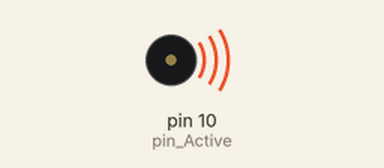
Simulated run of this sketch. Board: Arduino Uno, built with avr-gcc and run on an emulated ATmega328P. On the bench: buzzer (waves = sounding).

Above: at 0.5 s.
Timing chart, 0 to 4.6 s (numbered marks = the images above):
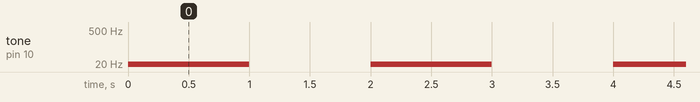

The sketch:

sketch_oct05a.ino
```cpp
int pin_Active = 10;

void setup()
{
  pinMode(pin_Active, OUTPUT);
}

void loop()
{
  tone(pin_Active, HIGH);
  delay(1000);
  //digitalWrite(pin_Active, LOW);
  noTone(pin_Active);
  delay(1000);
}
```

Measured:
- by itself, tone on pin 10 (pin_Active): alternates 1 Hz for 1.0 s and silent for 1.0 s
